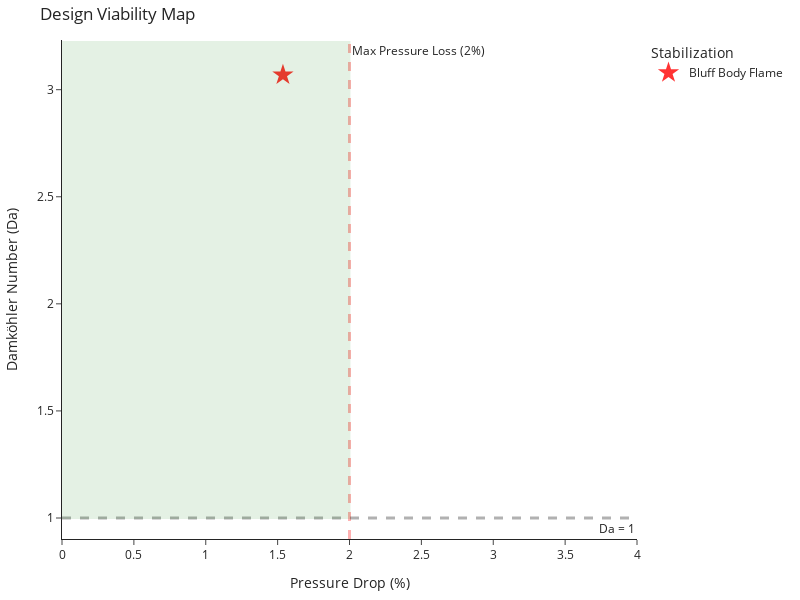

This figure's notebook cell:
### Code cell
import pandas as pd
import plotly.express as px
import plotly.graph_objects as go
from plotly.subplots import make_subplots

def plot_blowoff_analysis_plotly(filename='test_data.csv'):
    # Load data
    try:
        df = pd.read_csv(filename)
        df = df[df['dP_percent'] < 1.6]
        df = df[df['M'] < 0.006]
        df = df[df['BR'] < 0.5]
        df = df[df['U0'] == 90]
        df = df[df['PHI'] == 0.47]
        df = df[df['L_premixer'] == 0.10674]
    except FileNotFoundError:
        print(f"Error: '{filename}' not found. Run your main simulation first.")
        return
    
    fig1 = px.scatter(
        df, 
        x='dP_percent', 
        y='Da', 
        color='Stabilization', 
        symbol='Stabilization',
        hover_data=['U0', 'PHI', 'L_premixer', 'BR'],
        title='Design Viability Map',
        labels={'dP_percent': 'Pressure Drop (%)', 'Da': 'Damköhler Number (Da)'},
        opacity=0.8
    )
    hide_types = ["Swirl Flame"]     # change as needed
    for trace in fig1.data:
        if trace.name in hide_types:
            trace.visible = "legendonly"
    fig1.update_traces(marker=dict(color="red", size=16, symbol='star'))
    # Add Constraint Lines
    fig1.add_vline(x=2.0, line_width=3, line_dash="dash", line_color="red", 
                   annotation_text="Max Pressure Loss (2%)", annotation_position="top right")
    fig1.add_hline(y=1.0, line_width=3, line_dash="dash", line_color="black", 
                   annotation_text="Da = 1", annotation_position="bottom right")

    # Highlight the "Safe Zone" (Top-Left quadrant)
    fig1.add_shape(type="rect",
        x0=0, y0=1.0, x1=2.0, y1=df['Da'].max()*1.05,

        line=dict(color="Green", width=2),
        fillcolor="Green", opacity=0.1
    )
    fig1.update_xaxes(range=[0, 4])
    fig1.update_layout(
        template="simple_white", width=800, height=600,
            margin=dict(l=20, r=20, t=40, b=40),
        )
    fig1.write_image("design_map_choice.pdf")
    fig1.show()

plot_blowoff_analysis_plotly("/Users/raja/Library/CloudStorage/OneDrive-SharedLibraries-McGillUniversity/CombustionDynamicsF2025 - General/04. Code - git repo/src/test_data.csv")

### Figure 1 — Plotly figure (JSON) as saved in the notebook; plotly's stock layout.template omitted (floating-point values rounded to 4 significant figures)
{"data": [{"customdata": [[90.0, 0.47, 0.1067, 0.25]], "hovertemplate": "Stabilization=Bluff Body Flame<br>Pressure Drop (%)=%{x}<br>Damköhler Number (Da)=%{y}<br>U0=%{customdata[0]}<br>PHI=%{customdata[1]}<br>L_premixer=%{customdata[2]}<br>BR=%{customdata[3]}<extra></extra>", "legendgroup": "Bluff Body Flame", "marker": {"color": "red", "opacity": 0.8, "size": 16, "symbol": "star"}, "mode": "markers", "name": "Bluff Body Flame", "orientation": "v", "showlegend": true, "type": "scatter", "x": [1.537], "xaxis": "x", "y": [3.069], "yaxis": "y"}], "layout": {"annotations": [{"showarrow": false, "text": "Max Pressure Loss (2%)", "x": 2, "xanchor": "left", "xref": "x", "y": 1, "yanchor": "top", "yref": "y domain"}, {"showarrow": false, "text": "Da = 1", "x": 1, "xanchor": "right", "xref": "x domain", "y": 1, "yanchor": "top", "yref": "y"}], "height": 600, "legend": {"title": {"text": "Stabilization"}, "tracegroupgap": 0}, "margin": {"b": 40, "l": 20, "r": 20, "t": 40}, "shapes": [{"line": {"color": "red", "dash": "dash", "width": 3}, "type": "line", "x0": 2, "x1": 2, "xref": "x", "y0": 0, "y1": 1, "yref": "y domain"}, {"line": {"color": "black", "dash": "dash", "width": 3}, "type": "line", "x0": 0, "x1": 1, "xref": "x domain", "y0": 1, "y1": 1, "yref": "y"}, {"fillcolor": "Green", "line": {"color": "Green", "width": 2}, "opacity": 0.1, "type": "rect", "x0": 0, "x1": 2, "y0": 1, "y1": 3.222}], "title": {"text": "Design Viability Map"}, "width": 800, "xaxis": {"anchor": "y", "domain": [0, 1], "range": [0, 4], "title": {"text": "Pressure Drop (%)"}}, "yaxis": {"anchor": "x", "domain": [0, 1], "title": {"text": "Damköhler Number (Da)"}}}}
